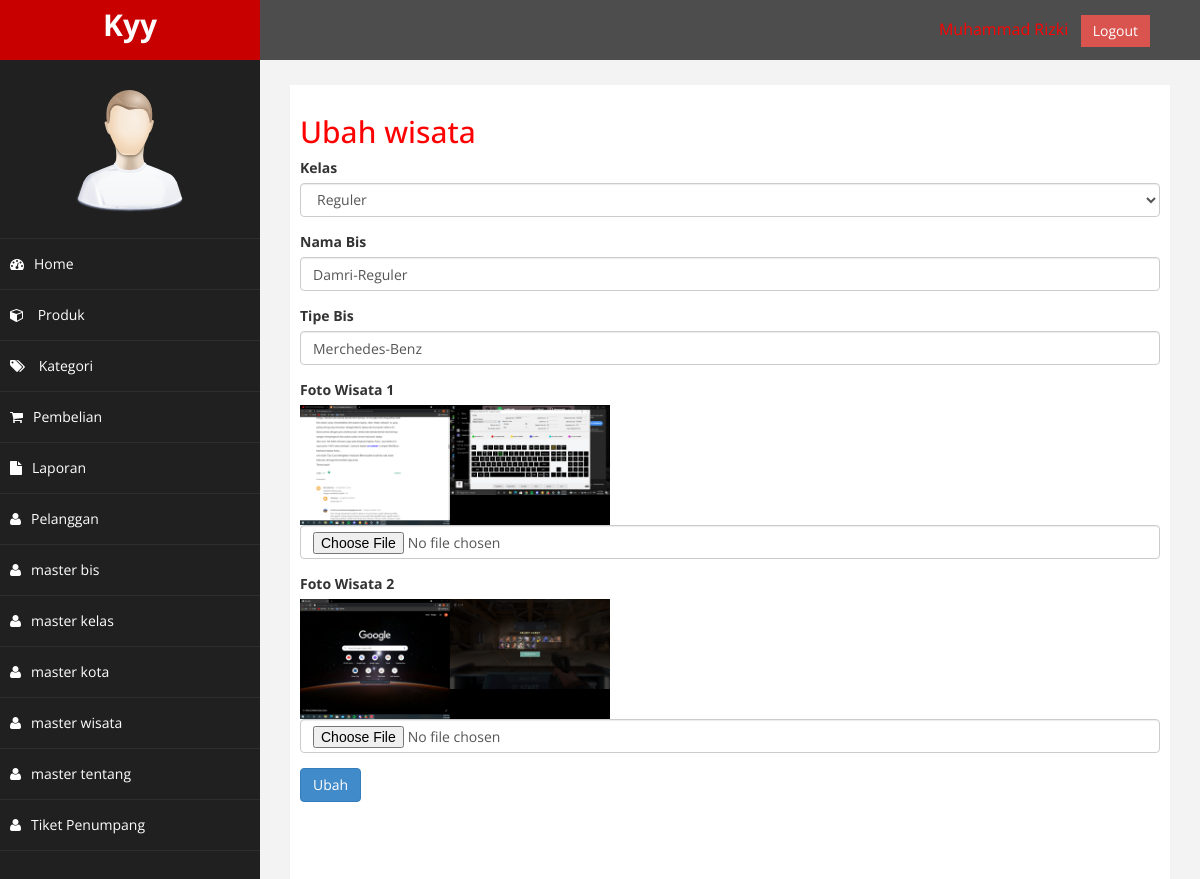
/admin/index.php?halaman=ubahbis&id=4 (signed in), run on the app's committed database.
### tables this page shows
CREATE TABLE `master_bis` (
  `id` int(11) NOT NULL,
  `nama_bis` varchar(255) NOT NULL,
  `tipe_bis` varchar(255) NOT NULL,
  `id_kelas` int(11) NOT NULL,
  `foto_bis_1` varchar(255) NOT NULL,
  `foto_bis_2` varchar(255) NOT NULL
);

CREATE TABLE `master_kelas` (
  `id` int(11) NOT NULL,
  `nama_kelas` varchar(255) NOT NULL,
  `harga` int(11) NOT NULL
);

### admin/ubahbis.php (the view, shortened to what this page needs)
<h2>Ubah wisata</h2>
<?php
$ambil = $koneksi->query("SELECT * FROM master_bis WHERE id = '$_GET[id]'");
$pecah = $ambil->fetch_assoc();
?>
<?php
$datakelas = array();
$ambil = $koneksi->query("SELECT * FROM master_kelas");
while ($tiap = $ambil->fetch_assoc()) {
    $datakelas[] = $tiap;
}
?>
<form method="post" enctype="multipart/form-data">
    <div class="form-group">
        <label>Kelas</label>
        <select class="form-control" name="id_kelas">
            <?php foreach ($datakelas as $key => $value) : ?>
                <option value="<?php echo $value["id"] ?>" <?php if ($pecah["id_kelas"] == $value["id"]) {
                                                                echo "selected";
                                                            } ?>>
                    <?php echo $value["nama_kelas"] ?>
                </option>
            <?php endforeach ?>
        </select>
    </div>
    <div class="form-group">
        <label>Nama Bis</label>
        <input type="text" name="nama_bis" class="form-control" value="<?php echo $pecah['nama_bis'] ?>">
    </div>
    <div class="form-group">
        <label>Tipe Bis</label>
        <input type="text" name="tipe_bis" class="form-control" value="<?php echo $pecah['tipe_bis'] ?>">
    </div>
    <div class="form-group">
        <label>Foto Wisata 1</label>
        <div><img src="./assets/img/<?php echo $pecah['foto_bis_1'] ?>" style="height: 120px; width:auto"></div>
        <input type="file" name="foto_bis_1" class="form-control">
    </div>
    <div class="form-group">
        <label>Foto Wisata 2</label>
        <div><img src="./assets/img/<?php echo $pecah['foto_bis_2'] ?>" style="height: 120px; width:auto"></div>
        <input type="file" name="foto_bis_2" class="form-control">
    </div>
    <button class=" btn btn-primary" name="ubah">Ubah</button>
</form>

### admin/assets/css/custom.css (style rules this page uses)
body { font-family: 'Open Sans', sans-serif; }
h2 { color: #f00; }

### data on the page
master_bis: id_kelas "Reguler", nama_bis "Damri-Reguler", tipe_bis "Merchedes-Benz", foto_bis_1 (picture), foto_bis_2 (picture)
